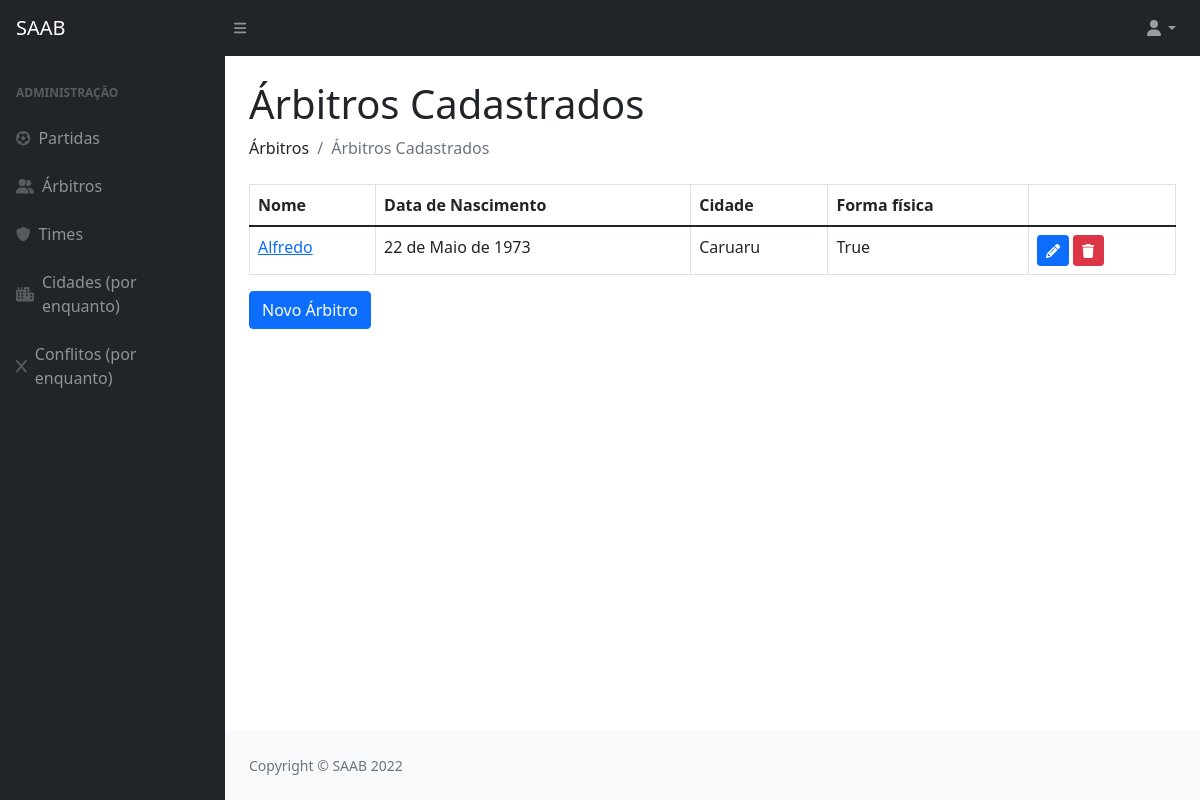
/arbitros/, run on the app's committed database.
### privado/models.py (models this page shows, shortened)
class Arbitro(models.Model):
    codigo = models.AutoField(primary_key=True)
    datanasc = models.DateField()
    cidade = models.ForeignKey(Cidade, on_delete=models.CASCADE)
    nome = models.CharField(max_length=100)
    formafisica = models.BooleanField()

class Cidade(models.Model):
    codigo = models.AutoField(primary_key=True)
    nome = models.CharField(max_length=100)
    def __str__(self):
        return (self.nome)

### privado/views.py (the view)
# urls.py: path('arbitros/', arbitros, name="url_arbitros"),
def arbitros(request):
    arbt = Arbitro.objects.all()
    pacote = {"arbitros": arbt, "editArbitro": 123}
    return render(request, "SAAB/arbitros.html", pacote)

### privado/templates/SAAB/arbitros.html (shortened to what this page needs)
{% extends 'SAAB/layout.html' %}
{% block conteudo %}
{% load static %}
{% load crispy_forms_tags %}
<!DOCTYPE html>
<html>
    <head>
    </head>
    <body>
        <h1 class="mt-4">Árbitros Cadastrados</h1>
        <ol class="breadcrumb mb-4">
            <li class="breadcrumb-item">Árbitros</li>
            <li class="breadcrumb-item active">Árbitros Cadastrados</li>
        </ol>
        <table class="table table-bordered">
            <thead>
                <tr>
                    <th>Nome</th>
                    <th>Data de Nascimento</th>
                    <th>Cidade</th>
                    <th>Forma física</th>
                    <th></th>
                </tr>
            </thead>
            {% for i in arbitros %}
                <tr>
                    <td><a href="{% url 'url_detalhamentoArbitro' i.codigo %}">{{ i.nome }}</a></td>
                    <td>{{ i.datanasc }}</td>
                    <td>{{ i.cidade }}</td>
                    <td>{{ i.formafisica }}</td>
                    <td>
                        <a href="{% url 'url_updateArbitro' i.codigo %}"><button class="btn btn-primary btn-sm"><i class="fas fa-pencil"></i></button></a>
                        <a href="{% url 'url_deleteArbitro' i.codigo %}"><button class="btn btn-danger btn-sm"><i class="fas fa-trash"></i></button></a>
                    </td>
                </tr>
            {% endfor %}
        </table>
        <a href="{% url 'url_formArbitro' %}"><button  class="btn btn-primary">Novo Árbitro</button></a>
    </body>
</html>
{% endblock %}

### data on the page
Arbitro: nome "Alfredo", datanasc "22 de Maio de 1973", cidade "Caruaru", formafisica "True"
